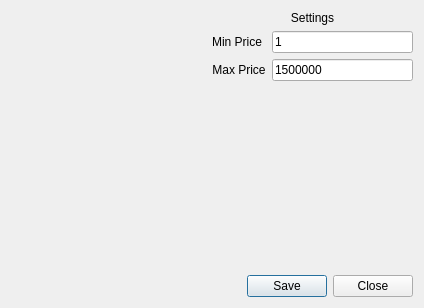
<?xml version="1.0" encoding="UTF-8"?>
<ui version="4.0">
 <class>ItemRandomiser</class>
 <widget class="QDialog" name="ItemRandomiser">
  <property name="geometry">
   <rect>
    <x>0</x>
    <y>0</y>
    <width>424</width>
    <height>308</height>
   </rect>
  </property>
  <property name="windowTitle">
   <string>Item Price Randomiser Settings</string>
  </property>
  <layout class="QGridLayout" name="gridLayout">
   <item row="2" column="2">
    <widget class="QDialogButtonBox" name="buttonBox">
     <property name="standardButtons">
      <set>QDialogButtonBox::Close|QDialogButtonBox::Save</set>
     </property>
     <property name="centerButtons">
      <bool>false</bool>
     </property>
    </widget>
   </item>
   <item row="1" column="0">
    <spacer name="horizontalSpacer">
     <property name="orientation">
      <enum>Qt::Horizontal</enum>
     </property>
     <property name="sizeHint" stdset="0">
      <size>
       <width>40</width>
       <height>20</height>
      </size>
     </property>
    </spacer>
   </item>
   <item row="1" column="2">
    <layout class="QFormLayout" name="Settings">
     <item row="1" column="0">
      <widget class="QLabel" name="label_MinPrice">
       <property name="text">
        <string>Min Price</string>
       </property>
       <property name="alignment">
        <set>Qt::AlignCenter</set>
       </property>
      </widget>
     </item>
     <item row="1" column="1">
      <widget class="QLineEdit" name="LE_MinPrice">
       <property name="text">
        <string>1</string>
       </property>
       <property name="maxLength">
        <number>7</number>
       </property>
      </widget>
     </item>
     <item row="2" column="0">
      <widget class="QLabel" name="label_MaxPrice">
       <property name="text">
        <string>Max Price</string>
       </property>
       <property name="alignment">
        <set>Qt::AlignCenter</set>
       </property>
      </widget>
     </item>
     <item row="2" column="1">
      <widget class="QLineEdit" name="LE_MaxPrice">
       <property name="text">
        <string>1500000</string>
       </property>
       <property name="maxLength">
        <number>7</number>
       </property>
       <property name="frame">
        <bool>true</bool>
       </property>
       <property name="clearButtonEnabled">
        <bool>false</bool>
       </property>
      </widget>
     </item>
     <item row="3" column="0" colspan="2">
      <spacer name="verticalSpacer">
       <property name="orientation">
        <enum>Qt::Vertical</enum>
       </property>
       <property name="sizeHint" stdset="0">
        <size>
         <width>20</width>
         <height>40</height>
        </size>
       </property>
      </spacer>
     </item>
    </layout>
   </item>
   <item row="0" column="2">
    <widget class="QLabel" name="label">
     <property name="autoFillBackground">
      <bool>true</bool>
     </property>
     <property name="frameShape">
      <enum>QFrame::NoFrame</enum>
     </property>
     <property name="text">
      <string>Settings</string>
     </property>
     <property name="alignment">
      <set>Qt::AlignCenter</set>
     </property>
    </widget>
   </item>
  </layout>
 </widget>
 <tabstops>
  <tabstop>LE_MinPrice</tabstop>
  <tabstop>LE_MaxPrice</tabstop>
 </tabstops>
 <resources/>
 <connections/>
</ui>
